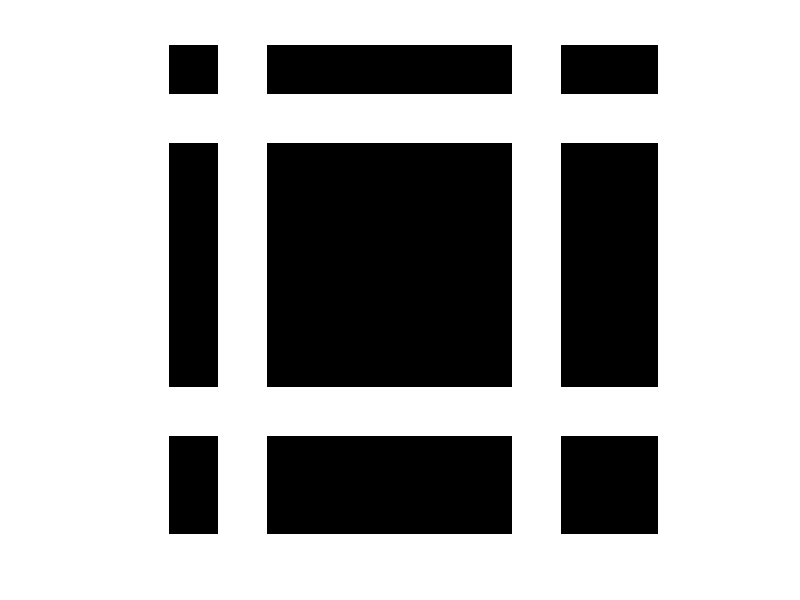

The MATLAB source for this figure: (Note: this script raises an error after producing the figure.)
clc
global img;
img=zeros(10,10);
img(2,:)=1;
img(:,2)=1;
img(:,8)=1;
img(8,:)=1;
%img=mat2gray(img);
%[fn fp id]=uigetfile();
%img=imread(strcat(fp,fn));
figure, imshow(img);
global cnt;
cnt=1;
set(0,'RecursionLimit',50000);
FloodFill(3,3,1,0);
figure, imshow(img);
